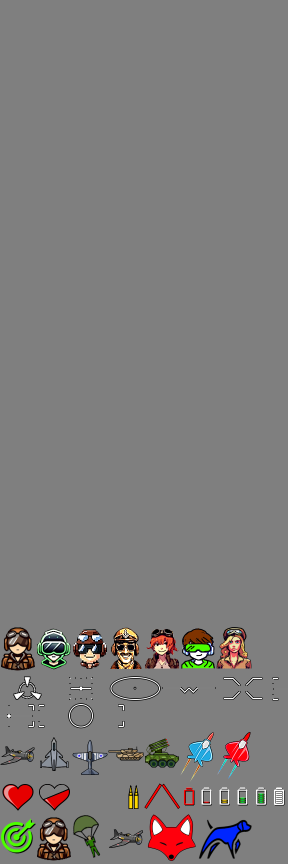
#> input picture examples/FPVCombat/template_fpvc.png, 576 x 1728 px (shown at 1/2 size)
$ python template_merge.py examples/FPVCombat/template_fpvc.png examples/FPVCombat/template_sneakyfpv_inav.png out.png
#> lines starting #> are read from the running program, lines starting #| are printed output that depends on the picture
from pathlib import Path
from PIL import Image
from sys import argv

CHAR_WIDTH_ORIG = 12
CHAR_HEIGHT_ORIG = 18

SCALE_FACTOR = 3

CHAR_WIDTH = CHAR_WIDTH_ORIG * SCALE_FACTOR
CHAR_HEIGHT = CHAR_HEIGHT_ORIG * SCALE_FACTOR

COLS_PER_PAGE = 16
ROWS_PER_PAGE = 16
PAGES = 2

def isEmpty(img, x1, y1, x2, y2):
    for x in range(x1, x2, 1):
        for y in range(y1, y2, 1):
            if img.getpixel((x, y)) != (127, 127, 127, 255):
                return False
    return True

def main():
    first_img_path = Path(argv[1])
    first_img = Image.open(first_img_path)
#> first_img is the input picture: PIL image 576x1728 RGBA; mean R, G, B, A 126.1, 124, 123, 255

    second_img_path = Path(argv[2])
    second_img = Image.open(second_img_path)
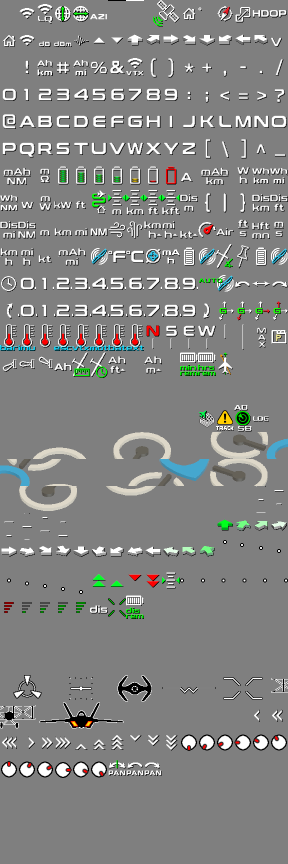
#> input picture examples/FPVCombat/template_sneakyfpv_inav.png, 576 x 1728 px (shown at 1/2 size)
#> second_img is the input picture: PIL image 576x1728 RGBA; mean R, G, B, A 131.6, 132.8, 131.5, 255

    dst_path = str(first_img_path.parent) + "/" + first_img_path.stem +  "_" +  second_img_path.stem + "_merged.png"
    if len(argv) > 3:
        dst_path = Path(argv[3])

    dst_img = Image.new("RGBA", (CHAR_WIDTH*COLS_PER_PAGE, CHAR_HEIGHT*ROWS_PER_PAGE*PAGES), (0, 0, 0, 0))
#> dst_img: PIL image 576x1728 RGBA; every value is 0

    for row in range(0, ROWS_PER_PAGE*PAGES, 1):
        for col in range(0, COLS_PER_PAGE, 1):
            x1 = col * CHAR_WIDTH
            y1 = row * CHAR_HEIGHT
            x2 = x1 + CHAR_WIDTH
            y2 = y1 + CHAR_HEIGHT

            # if row == 0 and col == 0:
            #     print(first_img.getpixel((0, 0)))

            char_img = first_img.crop((x1,y1,x2,y2))
            if not isEmpty(second_img, x1, y1, x2, y2):
                char_img = second_img.crop((x1,y1,x2,y2))

            dst_img.paste(char_img, (col * CHAR_WIDTH, row * CHAR_HEIGHT))
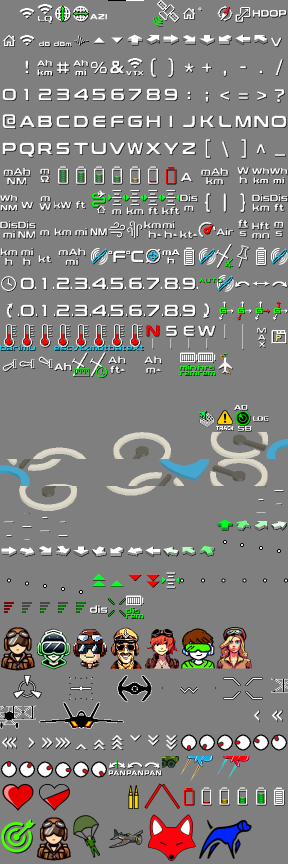
#> dst_img: PIL image 576x1728 RGBA (shown at 1/2 size); mean R, G, B, A 131.1, 130.3, 127.9, 255

    dst_img.save(dst_path)

if __name__ == "__main__":
    main()
